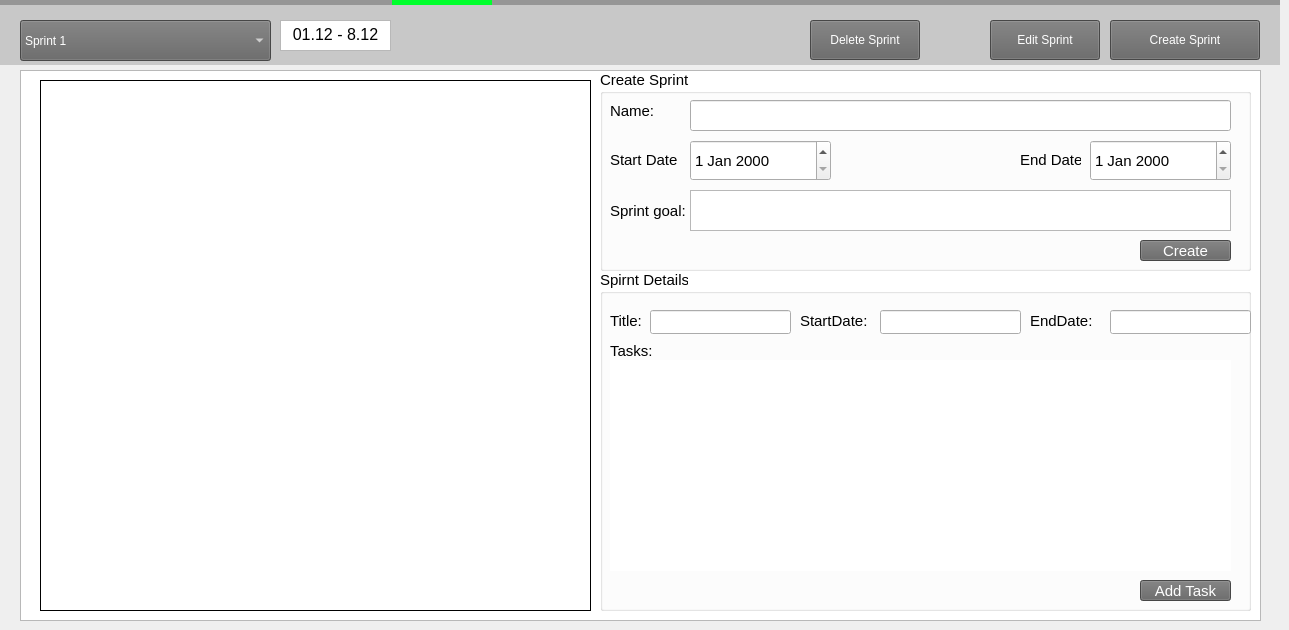
   <widget class="QWidget" name="sprintsPage">
    <widget class="QLabel" name="selectorS">
     <property name="geometry">
      <rect>
       <x>0</x>
       <y>0</y>
       <width>1280</width>
       <height>5</height>
      </rect>
     </property>
     <property name="minimumSize">
      <size>
       <width>100</width>
       <height>5</height>
      </size>
     </property>
     <property name="maximumSize">
      <size>
       <width>1280</width>
       <height>5</height>
      </size>
     </property>
     <property name="styleSheet">
      <string notr="true">QLabel {
background-color: rgb(150, 150, 150);
}</string>
     </property>
     <property name="text">
      <string/>
     </property>
    </widget>
    <widget class="QLabel" name="selectorbarS">
     <property name="geometry">
      <rect>
       <x>392</x>
       <y>0</y>
       <width>100</width>
       <height>5</height>
      </rect>
     </property>
     <property name="minimumSize">
      <size>
       <width>100</width>
       <height>5</height>
      </size>
     </property>
     <property name="maximumSize">
      <size>
       <width>999999</width>
       <height>5</height>
      </size>
     </property>
     <property name="styleSheet">
      <string notr="true">QLabel {
background-color: rgb(0, 255, 44);
}</string>
     </property>
     <property name="text">
      <string/>
     </property>
    </widget>
    <widget class="QListView" name="sprint_listView">
     <property name="geometry">
      <rect>
       <x>20</x>
       <y>70</y>
       <width>1241</width>
       <height>551</height>
      </rect>
     </property>
    </widget>
    <widget class="QPushButton" name="edit_sprint_button">
     <property name="geometry">
      <rect>
       <x>990</x>
       <y>20</y>
       <width>110</width>
       <height>40</height>
      </rect>
     </property>
     <property name="minimumSize">
      <size>
       <width>110</width>
       <height>40</height>
      </size>
     </property>
     <property name="maximumSize">
      <size>
       <width>110</width>
       <height>40</height>
      </size>
     </property>
     <property name="autoFillBackground">
      <bool>false</bool>
     </property>
     <property name="styleSheet">
      <string notr="true">QPushButton {
font: 13pt &quot;Arial&quot;;
background-color: rgb(100, 100, 100);
color: rgb(255, 255, 255);
}</string>
     </property>
     <property name="text">
      <string>Edit Sprint</string>
     </property>
    </widget>
    <widget class="QPushButton" name="sprint_create_button">
     <property name="geometry">
      <rect>
       <x>1110</x>
       <y>20</y>
       <width>150</width>
       <height>40</height>
      </rect>
     </property>
     <property name="minimumSize">
      <size>
       <width>150</width>
       <height>40</height>
      </size>
     </property>
     <property name="maximumSize">
      <size>
       <width>90</width>
       <height>40</height>
      </size>
     </property>
     <property name="autoFillBackground">
      <bool>false</bool>
     </property>
     <property name="styleSheet">
      <string notr="true">QPushButton {
font: 13pt &quot;Arial&quot;;
background-color: rgb(100, 100, 100);
color: rgb(255, 255, 255);
}</string>
     </property>
     <property name="text">
      <string>Create Sprint</string>
     </property>
    </widget>
    <widget class="QComboBox" name="sprint_top_down">
     <property name="geometry">
      <rect>
       <x>20</x>
       <y>20</y>
       <width>251</width>
       <height>41</height>
      </rect>
     </property>
     <property name="minimumSize">
      <size>
       <width>250</width>
       <height>40</height>
      </size>
     </property>
     <property name="autoFillBackground">
      <bool>false</bool>
     </property>
     <property name="styleSheet">
      <string notr="true">QComboBox {
font: 15pt &quot;Arial&quot;;
background-color: rgb(100, 100, 100);
color: rgb(255, 255, 255);
}
</string>
     </property>
     <item>
      <property name="text">
       <string>Sprint 1</string>
      </property>
     </item>
     <item>
      <property name="text">
       <string>Sprint 2</string>
      </property>
     </item>
     <item>
      <property name="text">
       <string>Sprint 3</string>
      </property>
     </item>
    </widget>
    <widget class="QTextBrowser" name="sprint_date">
     <property name="geometry">
      <rect>
       <x>280</x>
       <y>20</y>
       <width>111</width>
       <height>31</height>
      </rect>
     </property>
     <property name="html">
      <string>&lt;!DOCTYPE HTML PUBLIC &quot;-//W3C//DTD HTML 4.0//EN&quot; &quot;http://www.w3.org/TR/REC-html40/strict.dtd&quot;&gt;
&lt;html&gt;&lt;head&gt;&lt;meta name=&quot;qrichtext&quot; content=&quot;1&quot; /&gt;&lt;meta charset=&quot;utf-8&quot; /&gt;&lt;style type=&quot;text/css&quot;&gt;
p, li { white-space: pre-wrap; }
hr { height: 1px; border-width: 0; }
li.unchecked::marker { content: &quot;\2610&quot;; }
li.checked::marker { content: &quot;\2612&quot;; }
&lt;/style&gt;&lt;/head&gt;&lt;body style=&quot; font-family:'Segoe UI'; font-size:9pt; font-weight:400; font-style:normal;&quot; bgcolor=&quot;transparent&quot;&gt;
&lt;p align=&quot;center&quot; style=&quot; margin-top:0px; margin-bottom:0px; margin-left:0px; margin-right:0px; -qt-block-indent:0; text-indent:0px;&quot;&gt;&lt;span style=&quot; font-family:'Arial'; font-size:12pt;&quot;&gt;01.12 - 8.12&lt;/span&gt;&lt;/p&gt;&lt;/body&gt;&lt;/html&gt;</string>
     </property>
    </widget>
    <widget class="QLabel" name="selectorB_2">
     <property name="geometry">
      <rect>
       <x>0</x>
       <y>0</y>
       <width>1280</width>
       <height>5</height>
      </rect>
     </property>
     <property name="minimumSize">
      <size>
       <width>100</width>
       <height>5</height>
      </size>
     </property>
     <property name="maximumSize">
      <size>
       <width>1280</width>
       <height>5</height>
      </size>
     </property>
     <property name="styleSheet">
      <string notr="true">QLabel {
background-color: rgb(150, 150, 150);
}</string>
     </property>
     <property name="text">
      <string/>
     </property>
    </widget>
    <widget class="QLabel" name="toplabelB_2">
     <property name="geometry">
      <rect>
       <x>0</x>
       <y>5</y>
       <width>1280</width>
       <height>60</height>
      </rect>
     </property>
     <property name="minimumSize">
      <size>
       <width>1280</width>
       <height>60</height>
      </size>
     </property>
     <property name="maximumSize">
      <size>
       <width>1280</width>
       <height>60</height>
      </size>
     </property>
     <property name="styleSheet">
      <string notr="true">QLabel {
font: 13pt &quot;Arial&quot;;
background-color: rgb(200, 200, 200);
color: rgb(0, 0, 0);
}</string>
     </property>
     <property name="text">
      <string/>
     </property>
    </widget>
    <widget class="QTableWidget" name="sprint_table">
     <property name="geometry">
      <rect>
       <x>40</x>
       <y>80</y>
       <width>551</width>
       <height>531</height>
      </rect>
     </property>
     <property name="styleSheet">
      <string notr="true">QTableWidget {
    background-color: white; /* White background for the cells */
    border: 1px solid black; /* Add a border to the table */
}

QTableWidget::item {
    padding: 4px;
    border-bottom: 1px solid transparent; /* Transparent border for item bottoms */
}

QTableWidget::item:selected {
    background-color: #b3d1ff; /* A medium blue for selected item */
}

QHeaderView::section {
    background-color: #00165a; /* A darker blue for header sections */
    color: white;
    padding: 2px;
    border-top: none;
    border-right: 1px solid black; /* Add right border to header sections */
}

/* This part is for the vertical header (row numbers) */
QTableWidget QHeaderView::section {
    background-color: #00165a; /* Dark blue for both headers */
    color: white;
    border: none;
    padding: 2px;
    border-right: 1px solid black; /* Add right border to vertical header */
}

/* This part is for the horizontal header (column titles) */
QTableWidget::horizontalHeader {
    background-color: #4d88ff;
    color: white;
    border: none;
    padding: 2px;
    border-bottom: 1px solid black; /* Add bottom border to horizontal header */
}

/* This part is for the vertical header (row numbers) */
QTableWidget::verticalHeader {
    background-color: #00165a;
    color: white;
    border: none;
    border-right: 1px solid black; /* Add right border to vertical header */
}

/* This will ensure that the row number cells (vertical header) also have the dark blue background */
QTableWidget QHeaderView::section:vertical {
    background-color: #00165a; /* Dark blue to match the horizontal header */
    color: white;
}

/* For alternate row coloring, if desired */
QTableWidget::item:alternate {
    background-color: #f2f2f2; /* A light gray for alternate rows, if you want that */
}
</string>
     </property>
    </widget>
    <widget class="QGroupBox" name="sprintGroupBox">
     <property name="geometry">
      <rect>
       <x>600</x>
       <y>70</y>
       <width>651</width>
       <height>201</height>
      </rect>
     </property>
     <property name="font">
      <font>
       <pointsize>11</pointsize>
      </font>
     </property>
     <property name="title">
      <string>Create Sprint</string>
     </property>
     <widget class="QLabel" name="Text_Name">
      <property name="geometry">
       <rect>
        <x>10</x>
        <y>30</y>
        <width>71</width>
        <height>21</height>
       </rect>
      </property>
      <property name="font">
       <font>
        <pointsize>11</pointsize>
       </font>
      </property>
      <property name="text">
       <string>Name:</string>
      </property>
     </widget>
     <widget class="QLabel" name="Text_StartDate">
      <property name="geometry">
       <rect>
        <x>10</x>
        <y>80</y>
        <width>71</width>
        <height>20</height>
       </rect>
      </property>
      <property name="font">
       <font>
        <pointsize>11</pointsize>
       </font>
      </property>
      <property name="text">
       <string>Start Date :</string>
      </property>
     </widget>
     <widget class="QLabel" name="Text_SprintGoal">
      <property name="geometry">
       <rect>
        <x>10</x>
        <y>130</y>
        <width>91</width>
        <height>21</height>
       </rect>
      </property>
      <property name="font">
       <font>
        <pointsize>11</pointsize>
       </font>
      </property>
      <property name="text">
       <string>Sprint goal:</string>
      </property>
     </widget>
     <widget class="QLabel" name="Text_EndDate">
      <property name="geometry">
       <rect>
        <x>420</x>
        <y>80</y>
        <width>61</width>
        <height>20</height>
       </rect>
      </property>
      <property name="font">
       <font>
        <pointsize>11</pointsize>
       </font>
      </property>
      <property name="text">
       <string>End Date:</string>
      </property>
     </widget>
     <widget class="QDateEdit" name="Input_StartDate">
      <property name="geometry">
       <rect>
        <x>490</x>
        <y>70</y>
        <width>141</width>
        <height>41</height>
       </rect>
      </property>
     </widget>
     <widget class="QDateEdit" name="Input_EndDate">
      <property name="geometry">
       <rect>
        <x>90</x>
        <y>70</y>
        <width>141</width>
        <height>41</height>
       </rect>
      </property>
     </widget>
     <widget class="QLineEdit" name="Input_SprintName">
      <property name="geometry">
       <rect>
        <x>90</x>
        <y>30</y>
        <width>541</width>
        <height>31</height>
       </rect>
      </property>
     </widget>
     <widget class="QTextEdit" name="Input_SprintGoal">
      <property name="geometry">
       <rect>
        <x>90</x>
        <y>120</y>
        <width>541</width>
        <height>41</height>
       </rect>
      </property>
     </widget>
     <widget class="QPushButton" name="CreateSprint_SprintTab">
      <property name="geometry">
       <rect>
        <x>540</x>
        <y>170</y>
        <width>91</width>
        <height>21</height>
       </rect>
      </property>
      <property name="styleSheet">
       <string notr="true">QPushButton {
font: 13pt &quot;Arial&quot;;
background-color: rgb(100, 100, 100);
color: rgb(255, 255, 255);
}</string>
      </property>
      <property name="text">
       <string>Create</string>
      </property>
     </widget>
    </widget>
    <widget class="QPushButton" name="delete_button">
     <property name="geometry">
      <rect>
       <x>810</x>
       <y>20</y>
       <width>110</width>
       <height>40</height>
      </rect>
     </property>
     <property name="minimumSize">
      <size>
       <width>110</width>
       <height>40</height>
      </size>
     </property>
     <property name="maximumSize">
      <size>
       <width>110</width>
       <height>40</height>
      </size>
     </property>
     <property name="autoFillBackground">
      <bool>false</bool>
     </property>
     <property name="styleSheet">
      <string notr="true">QPushButton {
font: 13pt &quot;Arial&quot;;
background-color: rgb(100, 100, 100);
color: rgb(255, 255, 255);
}</string>
     </property>
     <property name="text">
      <string>Delete Sprint</string>
     </property>
    </widget>
    <widget class="QGroupBox" name="Sprint_View_Box">
     <property name="geometry">
      <rect>
       <x>600</x>
       <y>270</y>
       <width>651</width>
       <height>341</height>
      </rect>
     </property>
     <property name="font">
      <font>
       <pointsize>11</pointsize>
      </font>
     </property>
     <property name="title">
      <string>Spirnt Details</string>
     </property>
     <widget class="QLabel" name="Label_Sprint_Title">
      <property name="geometry">
       <rect>
        <x>10</x>
        <y>40</y>
        <width>81</width>
        <height>21</height>
       </rect>
      </property>
      <property name="text">
       <string>Title:</string>
      </property>
     </widget>
     <widget class="QLineEdit" name="Edit_Sprint_Name">
      <property name="geometry">
       <rect>
        <x>50</x>
        <y>40</y>
        <width>141</width>
        <height>24</height>
       </rect>
      </property>
     </widget>
     <widget class="QLabel" name="Label_Sprint_StartDate">
      <property name="geometry">
       <rect>
        <x>200</x>
        <y>40</y>
        <width>81</width>
        <height>21</height>
       </rect>
      </property>
      <property name="text">
       <string>StartDate:</string>
      </property>
     </widget>
     <widget class="QLineEdit" name="Edit_Sprint_StartDate">
      <property name="geometry">
       <rect>
        <x>280</x>
        <y>40</y>
        <width>141</width>
        <height>24</height>
       </rect>
      </property>
     </widget>
     <widget class="QLabel" name="Label_Sprint_EndDate">
      <property name="geometry">
       <rect>
        <x>430</x>
        <y>40</y>
        <width>81</width>
        <height>21</height>
       </rect>
      </property>
      <property name="text">
       <string>EndDate:</string>
      </property>
     </widget>
     <widget class="QLineEdit" name="Edit_Sprint_EndDate">
      <property name="geometry">
       <rect>
        <x>510</x>
        <y>40</y>
        <width>141</width>
        <height>24</height>
       </rect>
      </property>
     </widget>
     <widget class="QLabel" name="Label_Task_TableName">
      <property name="geometry">
       <rect>
        <x>10</x>
        <y>70</y>
        <width>71</width>
        <height>21</height>
       </rect>
      </property>
      <property name="text">
       <string>Tasks:</string>
      </property>
     </widget>
     <widget class="QTableWidget" name="SprintDetails_Table">
      <property name="geometry">
       <rect>
        <x>10</x>
        <y>90</y>
        <width>621</width>
        <height>211</height>
       </rect>
      </property>
      <property name="styleSheet">
       <string notr="true">QTableWidget {
    background-color: white; /* White background for the cells */
    border: none;
    gridline-color: transparent; /* Assuming you want no grid lines */
}

QTableWidget::item {
    padding: 4px;
    border-bottom: 1px solid transparent; /* Transparent border for item bottoms */
}

QTableWidget::item:selected {
    background-color: #b3d1ff; /* A medium blue for selected item */
}

QHeaderView::section {
    background-color: #00165a; /* A darker blue for header sections */
    color: white;
    padding: 2px;
    border-top: none;
}

/* This part is for the vertical header (row numbers) */
QTableWidget QHeaderView::section {
    background-color: #00165a; /* Dark blue for both headers */
    color: white;
    border: none;
    padding: 2px;
}

/* This part is for the horizontal header (column titles) */
QTableWidget::horizontalHeader {
    background-color: #4d88ff;
    color: white;
    border: none;
    padding: 2px;
}

/* This part is for the vertical header (row numbers) */
QTableWidget::verticalHeader {
    background-color: #00165a;
    color: white;
    border: none;
}

/* This will ensure that the row number cells (vertical header) also have the dark blue background */
QTableWidget QHeaderView::section:vertical {
    background-color: #00165a; /* Dark blue to match the horizontal header */
    color: white;
}

/* For alternate row coloring, if desired */
QTableWidget::item:alternate {
    background-color: #f2f2f2; /* A light gray for alternate rows, if you want that */
}
</string>
      </property>
     </widget>
     <widget class="QPushButton" name="sprint_createtask_button">
      <property name="geometry">
       <rect>
        <x>540</x>
        <y>310</y>
        <width>91</width>
        <height>21</height>
       </rect>
      </property>
      <property name="minimumSize">
       <size>
        <width>90</width>
        <height>20</height>
       </size>
      </property>
      <property name="maximumSize">
       <size>
        <width>110</width>
        <height>40</height>
       </size>
      </property>
      <property name="font">
       <font>
        <family>Arial</family>
        <pointsize>11</pointsize>
        <italic>false</italic>
        <bold>false</bold>
       </font>
      </property>
      <property name="autoFillBackground">
       <bool>false</bool>
      </property>
      <property name="styleSheet">
       <string notr="true">QPushButton {
font: 11pt &quot;Arial&quot;;
background-color: rgb(100, 100, 100);
color: rgb(255, 255, 255);
}</string>
      </property>
      <property name="text">
       <string>Add Task</string>
      </property>
     </widget>
    </widget>
    <zorder>toplabelB_2</zorder>
    <zorder>selectorB_2</zorder>
    <zorder>selectorS</zorder>
    <zorder>selectorbarS</zorder>
    <zorder>sprint_listView</zorder>
    <zorder>sprint_top_down</zorder>
    <zorder>sprint_create_button</zorder>
    <zorder>edit_sprint_button</zorder>
    <zorder>sprint_date</zorder>
    <zorder>sprintGroupBox</zorder>
    <zorder>delete_button</zorder>
    <zorder>Sprint_View_Box</zorder>
    <zorder>sprint_table</zorder>
   </widget>
